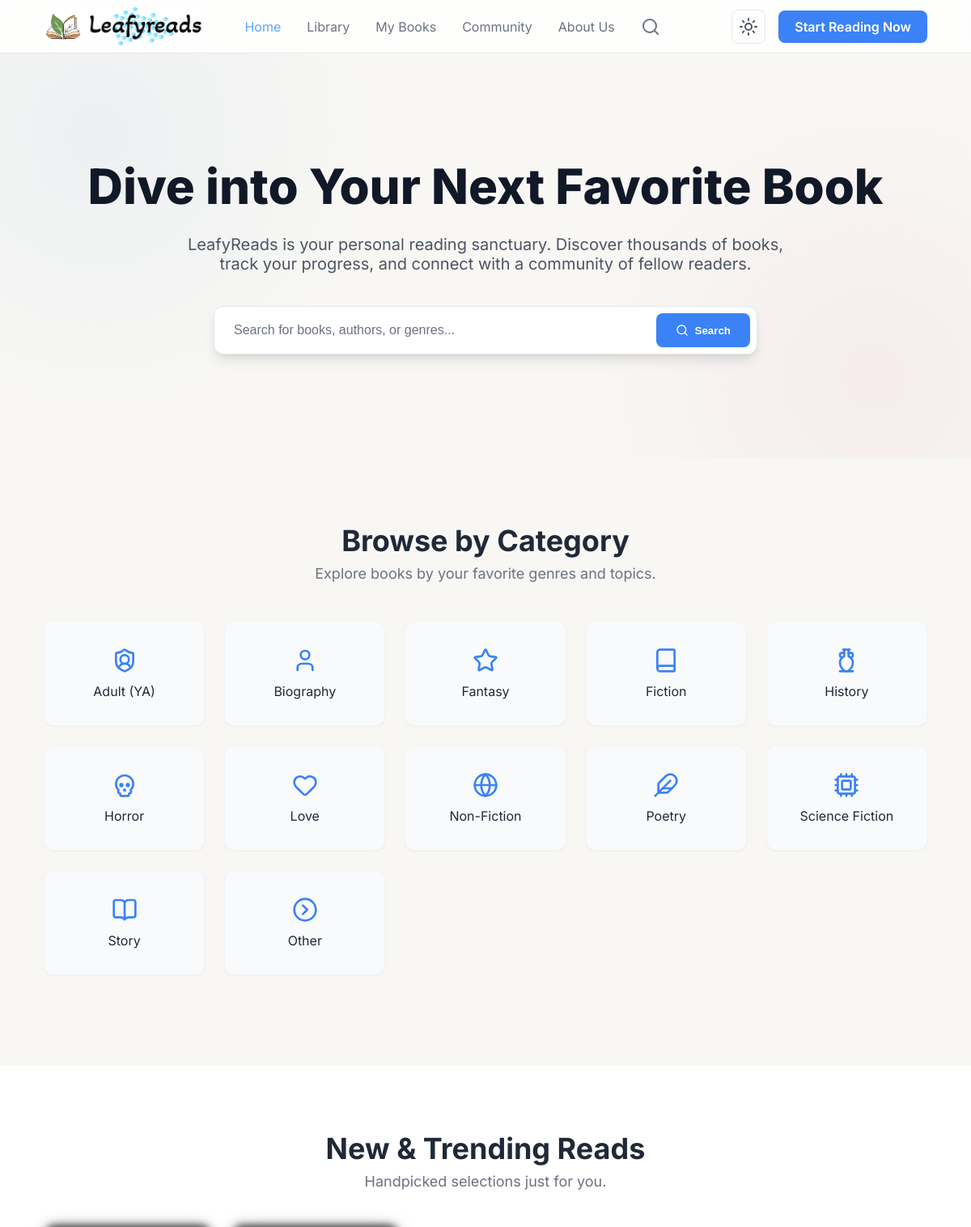
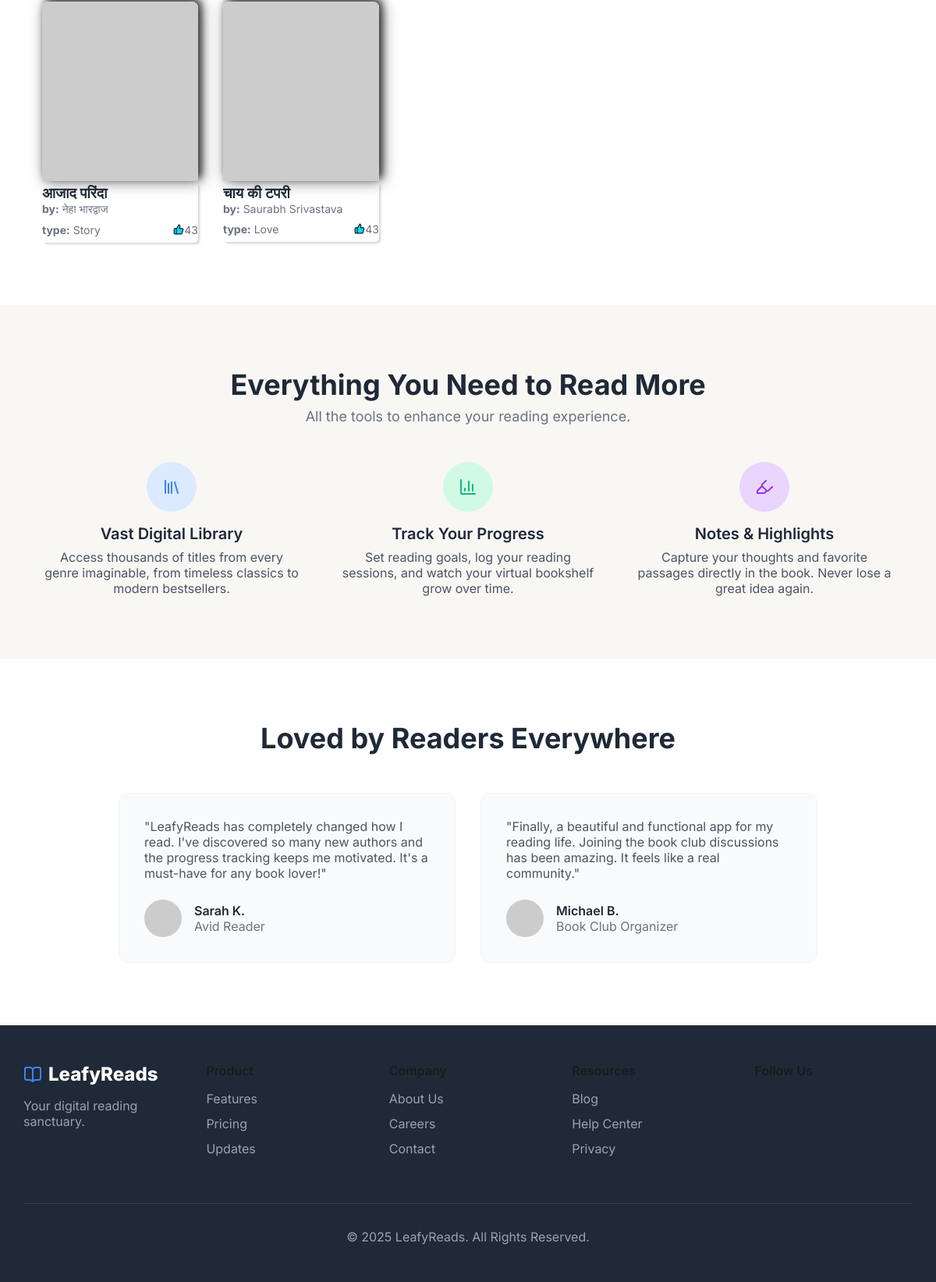
The page / on the database its author committed (2 pictures, top to bottom).
### books/models.py (models this page shows, shortened)
class Genre(models.Model):
    category = models.ForeignKey(Category, on_delete=models.SET_NULL, null=True, related_name='genres')
    name = models.CharField(max_length=100)
    slug = models.SlugField(unique=True)
    lucidicon = models.CharField(max_length=100, blank=True, null=True)
    class Meta:
        ordering = ['name']
        unique_together = ('category', 'name')
    def __str__(self):
        return self.name

class Book(models.Model):
    title = models.CharField(max_length=200, unique=True)
    slug = models.SlugField(unique=True)
    author = models.CharField(max_length=100)
    genre = models.ForeignKey(Genre, on_delete=models.SET_NULL, null=True, related_name='books')
    price = models.DecimalField(max_digits=6, decimal_places=2,blank=True, null=True)
    isbn = models.CharField(max_length=20, blank=True, null=True)
    cover_front = models.ImageField(upload_to=book_media_upload_path)
    pdf_file = models.FileField(upload_to=book_media_upload_path, blank=True, null=True)
    is_published = models.BooleanField(default=True)
    uploaded_at = models.DateTimeField(auto_now_add=True)
    updated_at = models.DateTimeField(auto_now=True)
    audio_file = models.FileField(upload_to='sounds/',null=True, blank=True)
    class Meta:
        ordering = ['-uploaded_at']
        indexes = [
            models.Index(fields=['slug']),
            models.Index(fields=['title']),
        ]

### home/views.py (the view)
# urls.py: path('', include('home.urls')),
def home(request):
    category = Genre.objects.all()
    books = Book.objects.select_related('genre').all()
    return render(request, 'home.html', {
        'books': books,
        'category': category
    })

### home/templates/home.html (shortened to what this page needs)
{% extends 'base.html' %}
{% load static %}
{% block body %}
  <main>
    <section class="hero-bg">
      <div class="container">
        <h1>Dive into Your Next Favorite Book</h1>
        <p>LeafyReads is your personal reading sanctuary. Discover thousands of books, track your progress, and connect with a community of fellow readers.</p>
        <form class="hero-search-form" action="{% url 'searchbooks' %}" method="get">
          <input type="text" name="search" placeholder="Search for books, authors, or genres..." />
          <button type="submit" class="btn primary-btn">
            <i data-lucide="search" style="width:1rem; height:1rem;"></i>
            <span>Search</span>
          </button>
        </form>
      </div>
    </section>
    <section>
      <div class="container">
        <div class="section-header">
          <h2>Browse by Category</h2>
          <p>Explore books by your favorite genres and topics.</p>
        </div>
        <div class="books-category-grid" style="display: grid; grid-template-columns: repeat(auto-fit, minmax(180px, 1fr)); gap: 1.5rem; margin-bottom: 2rem;">
          {% for cat in category %}
            <a href="{% url 'category' cat.slug %}" class="category-card" style="background: var(--color-card-bg); border: 1px solid var(--color-card-border); border-radius: 0.75rem; padding: 2rem 1rem; text-align: center; color: var(--color-logo-dark); transition: box-shadow 1s;">
              <i data-lucide="{{ cat.lucidicon }}" style="width:2rem;height:2rem;color:var(--color-primary);margin-bottom:0.5rem;"></i>
              <div>{{ cat.name }}</div>
            </a>
          {% endfor %}
          <a href="" class="category-card" style="background: var(--color-card-bg); border: 1px solid var(--color-card-border); border-radius: 0.75rem; padding: 2rem 1rem; text-align: center; color: var(--color-logo-dark); transition: box-shadow 1s;">
            <i data-lucide="circle-chevron-right" style="width:2rem;height:2rem;color:var(--color-primary);margin-bottom:0.5rem;"></i>
            <div>Other</div>
          </a>
        </div>
      </div>
    </section>
    <section class="bg-white">
      <div class="container">
        <div class="section-header">
          <h2>New & Trending Reads</h2>
          <p>Handpicked selections just for you.</p>
        </div>
        <div class="books-grid">
          {% for book in books %}
            {% if book.is_published %}
              <div class="book-item">
                <a href="{% url 'book' book.slug %}">
                  <img src="{{ book.cover_front.url }}" alt="Book Cover 1" onerror="this.onerror=null;this.src='https://placehold.co/400x600/cccccc/ffffff?text=Image+Failed';" />
                  <div style="box-shadow: 2px 2px 3px #3a3a3a38;border-radius: 0px 0px 5px 5px;">
                    <h3 class="truncate">{{ book.title }}</h3>
                    <p class="truncate">
                      <span style="font-weight: 700;">by:</span> {{ book.author }}
                    </p>
                    <div style="padding: 5px 0px; display: flex;justify-content: space-between;align-items: center;">
                      <p class="truncate">
                        <span style="font-weight: 700;">type:</span> {{ book.genre }}
                      </p>
                      <div style="display: flex;justify-content: center;align-items: center;">
                        <i style="width: 14px;fill: #00deff;" data-lucide="thumbs-up"></i>
                        <p>43</p>
                      </div>
                    </div>
                  </div>
                </a>
              </div>
            {% endif %}
          {% endfor %}
        </div>
      </div>
    </section>
    <section>
      <div class="container">
        <div class="section-header">
          <h2>Everything You Need to Read More</h2>
          <p>All the tools to enhance your reading experience.</p>
        </div>
        <div class="features-grid">
          <div class="feature-item">
            <div class="feature-icon bg-blue">
              <i data-lucide="library"></i>
            </div>
            <h3>Vast Digital Library</h3>
            <p>Access thousands of titles from every genre imaginable, from timeless classics to modern bestsellers.</p>
          </div>
          <div class="feature-item">
            <div class="feature-icon bg-green">
              <i data-lucide="bar-chart-3"></i>
            </div>
            <h3>Track Your Progress</h3>
            <p>Set reading goals, log your reading sessions, and watch your virtual bookshelf grow over time.</p>
          </div>
          <div class="feature-item">
            <div class="feature-icon bg-purple">
              <i data-lucide="highlighter"></i>
            </div>
            <h3>Notes & Highlights</h3>
            <p>Capture your thoughts and favorite passages directly in the book. Never lose a great idea again.</p>
          </div>
        </div>
      </div>
    </section>
    <section class="bg-white">
      <div class="container">
        <div class="section-header">
          <h2>Loved by Readers Everywhere</h2>
        </div>
        <div class="testimonials-grid">
          <div class="testimonial-card">
            <p>"LeafyReads has completely changed how I read. I've discovered so many new authors and the progress tracking keeps me motivated. It's a must-have for any book lover!"</p>
            <div class="testimonial-author">
              <img src="https://i.pravatar.cc/150?img=1" alt="Avatar of Sarah K." />
              <div>
                <p class="author-name">Sarah K.</p>
                <p class="author-title">Avid Reader</p>
              </div>
            </div>
          </div>
          <div class="testimonial-card">
            <p>"Finally, a beautiful and functional app for my reading life. Joining the book club discussions has been amazing. It feels like a real community."</p>
            <div class="testimonial-author">
              <img src="https://i.pravatar.cc/150?img=2" alt="Avatar of Michael B." />
              <div>
                <p class="author-name">Michael B.</p>
                <p class="author-title">Book Club Organizer</p>
              </div>
            </div>
          </div>
        </div>
      </div>
    </section>
  </main>
{% endblock %}

### static/css/searchnav.css (style rules this page uses)
::placeholder { color: #aaa; }

### rows shown on the page
Genre: name "Adult (YA)"
Genre: name "Biography"
Genre: name "Fantasy"
Genre: name "Fiction"
Genre: name "History"
Genre: name "Horror"
Genre: name "Love"
Genre: name "Non-Fiction"
Genre: name "Poetry"
Genre: name "Science Fiction"
Genre: name "Story"
Book: is_published True (drawn), title "आजाद परिंदा", author "नेहा भारद्वाज", genre "Story"
Book: is_published True (drawn), title "चाय की टपरी", author "Saurabh Srivastava", genre "Love"
